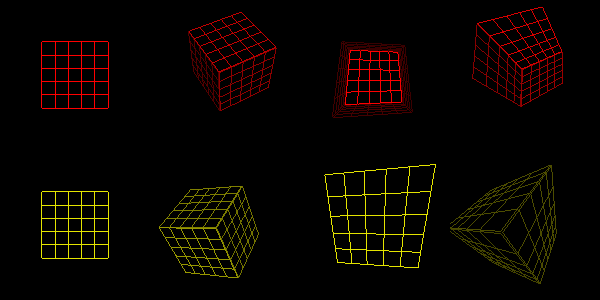

The script that drew this image:
#!/usr/bin/env python

# Test identity, linear, perspective, and concatenated transforms on polydata.

import vtkmodules.vtkInteractionStyle  # noqa: F401
import vtkmodules.vtkRenderingFreeType  # noqa: F401
import vtkmodules.vtkRenderingOpenGL2  # noqa: F401

from vtkmodules.vtkCommonMath import vtkMatrix4x4
from vtkmodules.vtkCommonTransforms import (
    vtkIdentityTransform,
    vtkPerspectiveTransform,
    vtkTransform,
)
from vtkmodules.vtkFiltersCore import vtkAppendPolyData
from vtkmodules.vtkFiltersGeneral import vtkTransformPolyDataFilter
from vtkmodules.vtkFiltersSources import vtkPlaneSource
from vtkmodules.vtkRenderingCore import (
    vtkActor,
    vtkDataSetMapper,
    vtkRenderWindow,
    vtkRenderWindowInteractor,
    vtkRenderer,
)

# Create six plane sources forming a cube
plane_1 = vtkPlaneSource()
plane_1.SetOrigin(0.5, 0.508, -0.5)
plane_1.SetPoint1(-0.5, 0.508, -0.5)
plane_1.SetPoint2(0.5, 0.508, 0.5)
plane_1.SetXResolution(5)
plane_1.SetYResolution(5)
plane_1.Update()

plane_2 = vtkPlaneSource()
plane_2.SetOrigin(-0.508, 0.5, -0.5)
plane_2.SetPoint1(-0.508, -0.5, -0.5)
plane_2.SetPoint2(-0.508, 0.5, 0.5)
plane_2.SetXResolution(5)
plane_2.SetYResolution(5)
plane_2.Update()

plane_3 = vtkPlaneSource()
plane_3.SetOrigin(-0.5, -0.508, -0.5)
plane_3.SetPoint1(0.5, -0.508, -0.5)
plane_3.SetPoint2(-0.5, -0.508, 0.5)
plane_3.SetXResolution(5)
plane_3.SetYResolution(5)
plane_3.Update()

plane_4 = vtkPlaneSource()
plane_4.SetOrigin(0.508, -0.5, -0.5)
plane_4.SetPoint1(0.508, 0.5, -0.5)
plane_4.SetPoint2(0.508, -0.5, 0.5)
plane_4.SetXResolution(5)
plane_4.SetYResolution(5)
plane_4.Update()

plane_5 = vtkPlaneSource()
plane_5.SetOrigin(0.5, 0.5, -0.508)
plane_5.SetPoint1(0.5, -0.5, -0.508)
plane_5.SetPoint2(-0.5, 0.5, -0.508)
plane_5.SetXResolution(5)
plane_5.SetYResolution(5)
plane_5.Update()

plane_6 = vtkPlaneSource()
plane_6.SetOrigin(0.5, 0.5, 0.508)
plane_6.SetPoint1(-0.5, 0.5, 0.508)
plane_6.SetPoint2(0.5, -0.5, 0.508)
plane_6.SetXResolution(5)
plane_6.SetYResolution(5)
plane_6.Update()

# Append together
append = vtkAppendPolyData()
append.AddInputData(plane_1.GetOutput())
append.AddInputData(plane_2.GetOutput())
append.AddInputData(plane_3.GetOutput())
append.AddInputData(plane_4.GetOutput())
append.AddInputData(plane_5.GetOutput())
append.AddInputData(plane_6.GetOutput())

# Identity transform
identity_transform = vtkIdentityTransform()

filter_11 = vtkTransformPolyDataFilter()
filter_11.SetInputConnection(append.GetOutputPort())
filter_11.SetTransform(identity_transform)
mapper_11 = vtkDataSetMapper()
mapper_11.SetInputConnection(filter_11.GetOutputPort())
actor_11 = vtkActor()
actor_11.SetMapper(mapper_11)
actor_11.GetProperty().SetColor(1, 0, 0)
actor_11.GetProperty().SetRepresentationToWireframe()
renderer_0 = vtkRenderer()
renderer_0.SetViewport(0.0, 0.5, 0.25, 1.0)
renderer_0.ResetCamera(-0.5, 0.5, -0.5, 0.5, -1, 1)
renderer_0.AddActor(actor_11)

# Inverse identity transform
filter_12 = vtkTransformPolyDataFilter()
filter_12.SetInputConnection(append.GetOutputPort())
filter_12.SetTransform(identity_transform.GetInverse())
mapper_12 = vtkDataSetMapper()
mapper_12.SetInputConnection(filter_12.GetOutputPort())
actor_12 = vtkActor()
actor_12.SetMapper(mapper_12)
actor_12.GetProperty().SetColor(0.9, 0.9, 0)
actor_12.GetProperty().SetRepresentationToWireframe()
renderer_1 = vtkRenderer()
renderer_1.SetViewport(0.0, 0.0, 0.25, 0.5)
renderer_1.ResetCamera(-0.5, 0.5, -0.5, 0.5, -1, 1)
renderer_1.AddActor(actor_12)

# Linear transform
linear_transform = vtkTransform()
linear_transform.RotateX(50)
linear_transform.RotateY(30)
linear_transform.Translate(0.2, 0.1, -0.15)

filter_21 = vtkTransformPolyDataFilter()
filter_21.SetInputConnection(append.GetOutputPort())
filter_21.SetTransform(linear_transform)
mapper_21 = vtkDataSetMapper()
mapper_21.SetInputConnection(filter_21.GetOutputPort())
actor_21 = vtkActor()
actor_21.SetMapper(mapper_21)
actor_21.GetProperty().SetColor(1, 0, 0)
actor_21.GetProperty().SetRepresentationToWireframe()
renderer_2 = vtkRenderer()
renderer_2.SetViewport(0.25, 0.5, 0.50, 1.0)
renderer_2.ResetCamera(-0.5, 0.5, -0.5, 0.5, -1, 1)
renderer_2.AddActor(actor_21)

# Inverse linear transform
filter_22 = vtkTransformPolyDataFilter()
filter_22.SetInputConnection(append.GetOutputPort())
filter_22.SetTransform(linear_transform.GetInverse())
mapper_22 = vtkDataSetMapper()
mapper_22.SetInputConnection(filter_22.GetOutputPort())
actor_22 = vtkActor()
actor_22.SetMapper(mapper_22)
actor_22.GetProperty().SetColor(0.9, 0.9, 0)
actor_22.GetProperty().SetRepresentationToWireframe()
renderer_3 = vtkRenderer()
renderer_3.SetViewport(0.25, 0.0, 0.50, 0.5)
renderer_3.ResetCamera(-0.5, 0.5, -0.5, 0.5, -1, 1)
renderer_3.AddActor(actor_22)

# Perspective transform
matrix = vtkMatrix4x4()
matrix.SetElement(3, 0, 0.1)
matrix.SetElement(3, 1, 0.2)
matrix.SetElement(3, 2, 0.5)

perspective_transform = vtkPerspectiveTransform()
perspective_transform.SetMatrix(matrix)

filter_31 = vtkTransformPolyDataFilter()
filter_31.SetInputConnection(append.GetOutputPort())
filter_31.SetTransform(perspective_transform)
mapper_31 = vtkDataSetMapper()
mapper_31.SetInputConnection(filter_31.GetOutputPort())
actor_31 = vtkActor()
actor_31.SetMapper(mapper_31)
actor_31.GetProperty().SetColor(1, 0, 0)
actor_31.GetProperty().SetRepresentationToWireframe()
renderer_4 = vtkRenderer()
renderer_4.SetViewport(0.50, 0.5, 0.75, 1.0)
renderer_4.ResetCamera(-0.5, 0.5, -0.5, 0.5, -1, 1)
renderer_4.AddActor(actor_31)

# Inverse perspective transform
filter_32 = vtkTransformPolyDataFilter()
filter_32.SetInputConnection(append.GetOutputPort())
filter_32.SetTransform(perspective_transform.GetInverse())
mapper_32 = vtkDataSetMapper()
mapper_32.SetInputConnection(filter_32.GetOutputPort())
actor_32 = vtkActor()
actor_32.SetMapper(mapper_32)
actor_32.GetProperty().SetColor(0.9, 0.9, 0)
actor_32.GetProperty().SetRepresentationToWireframe()
renderer_5 = vtkRenderer()
renderer_5.SetViewport(0.5, 0.0, 0.75, 0.5)
renderer_5.ResetCamera(-0.5, 0.5, -0.5, 0.5, -1, 1)
renderer_5.AddActor(actor_32)

# Perspective transform concatenation
concat_transform = vtkPerspectiveTransform()
concat_transform.Concatenate(identity_transform)
concat_transform.Concatenate(linear_transform)
concat_transform.Concatenate(perspective_transform)

filter_41 = vtkTransformPolyDataFilter()
filter_41.SetInputConnection(append.GetOutputPort())
filter_41.SetTransform(concat_transform)
mapper_41 = vtkDataSetMapper()
mapper_41.SetInputConnection(filter_41.GetOutputPort())
actor_41 = vtkActor()
actor_41.SetMapper(mapper_41)
actor_41.GetProperty().SetColor(1, 0, 0)
actor_41.GetProperty().SetRepresentationToWireframe()
renderer_6 = vtkRenderer()
renderer_6.SetViewport(0.75, 0.5, 1.0, 1.0)
renderer_6.ResetCamera(-0.5, 0.5, -0.5, 0.5, -1, 1)
renderer_6.AddActor(actor_41)

# Inverse concatenated transform
filter_42 = vtkTransformPolyDataFilter()
filter_42.SetInputConnection(append.GetOutputPort())
filter_42.SetTransform(concat_transform.GetInverse())
mapper_42 = vtkDataSetMapper()
mapper_42.SetInputConnection(filter_42.GetOutputPort())
actor_42 = vtkActor()
actor_42.SetMapper(mapper_42)
actor_42.GetProperty().SetColor(0.9, 0.9, 0)
actor_42.GetProperty().SetRepresentationToWireframe()
renderer_7 = vtkRenderer()
renderer_7.SetViewport(0.75, 0.0, 1.0, 0.5)
renderer_7.ResetCamera(-0.5, 0.5, -0.5, 0.5, -1, 1)
renderer_7.AddActor(actor_42)

render_window = vtkRenderWindow()
render_window.AddRenderer(renderer_0)
render_window.AddRenderer(renderer_1)
render_window.AddRenderer(renderer_2)
render_window.AddRenderer(renderer_3)
render_window.AddRenderer(renderer_4)
render_window.AddRenderer(renderer_5)
render_window.AddRenderer(renderer_6)
render_window.AddRenderer(renderer_7)
render_window.SetWindowName("transform polydata pipeline")
render_window.SetMultiSamples(0)
render_window.SetSize(600, 300)

interactor = vtkRenderWindowInteractor()
interactor.SetRenderWindow(render_window)

interactor.Initialize()
interactor.Start()
